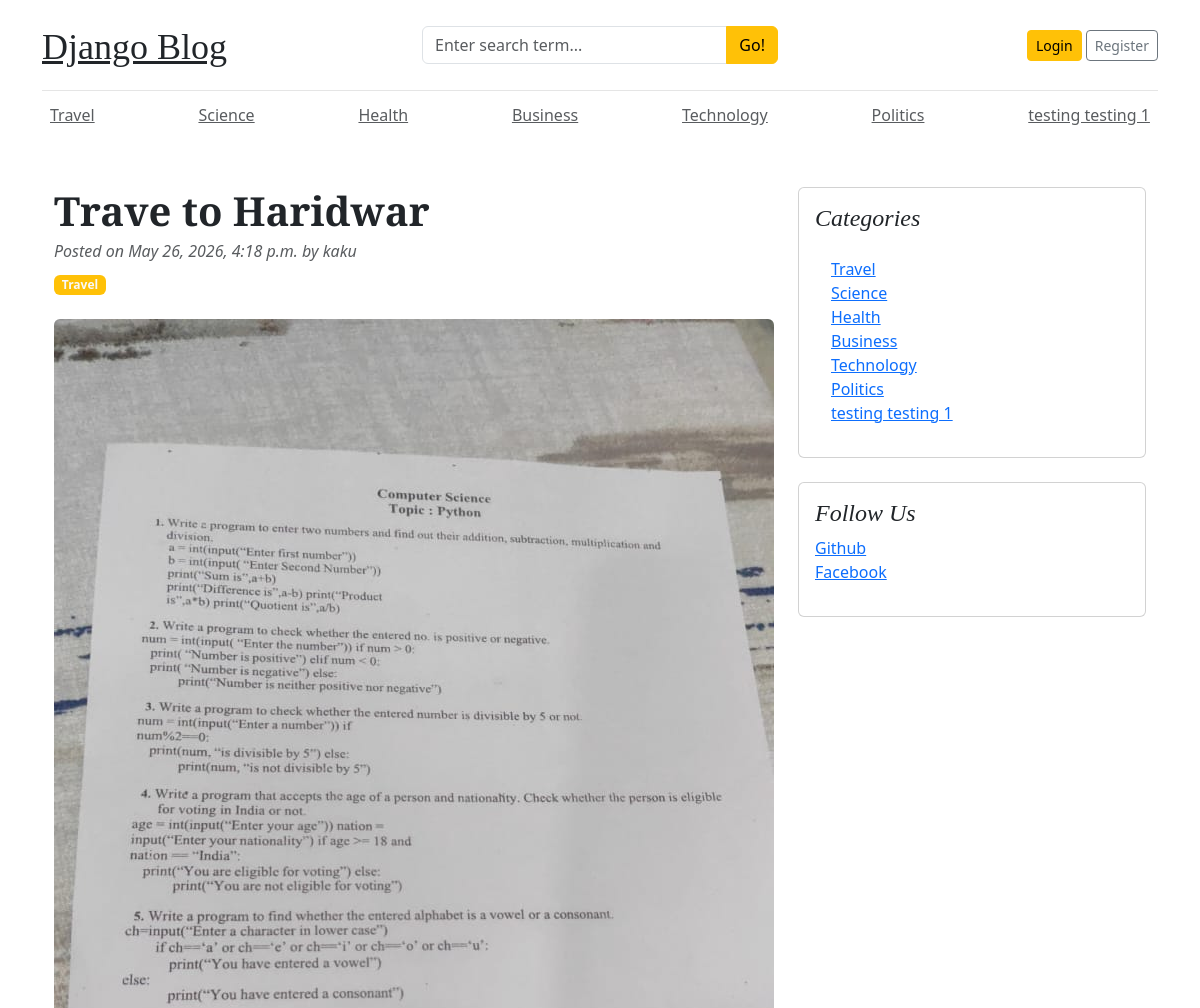
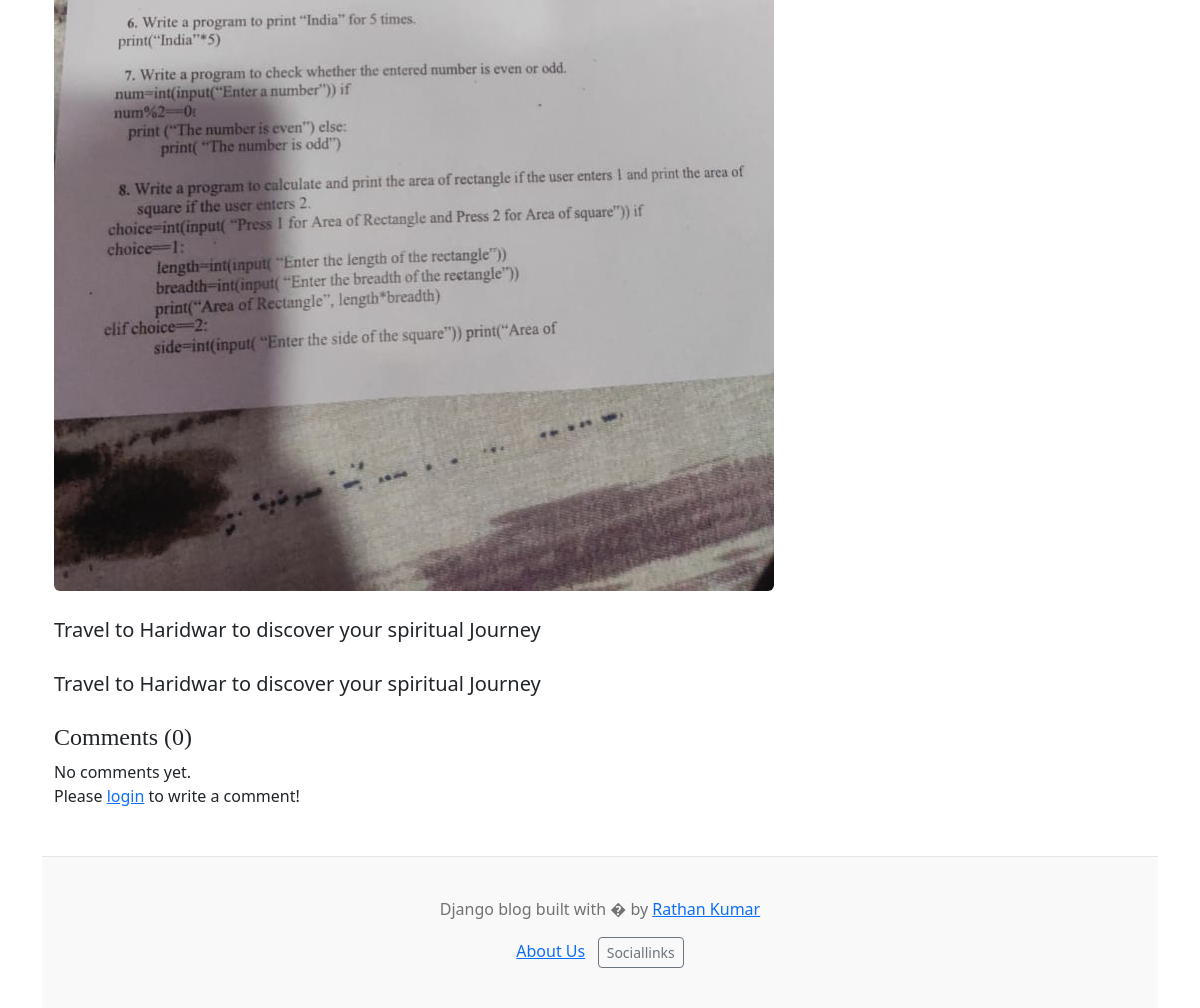
The page /trave-to-haridwar/ on the database its author committed (2 pictures, top to bottom).
### blogs/models.py (models this page shows, shortened)
class Category(models.Model):
    category_name = models.CharField(max_length=50,unique=True)
    created_at = models.DateTimeField(auto_now_add=True)
    updated_at = models.DateTimeField(auto_now=True)
    class Meta:
        verbose_name_plural = 'categories'
    def __str__(self):
        return self.category_name

class Blog(models.Model):
    title = models.CharField(max_length=100)
    slug = models.SlugField(max_length=150, unique=True, blank=True)
    category= models.ForeignKey(Category, on_delete=models.CASCADE)
    author= models.ForeignKey(User, on_delete=models.CASCADE)
    featured_image = models.ImageField(upload_to='upload/%y/%m/%d')
    short_description=models.TextField(max_length=500)
    blog_body=models.TextField(max_length=2000)
    status=models.CharField(max_length=20,choices=STATUS_CHOICES,default="Draft")
    is_featured=models.BooleanField(default=True)
    created_at=models.DateTimeField(auto_now_add=True)
    updated_at=models.DateTimeField(auto_now=True)

class SocalLink(models.Model):
    platform = models.CharField(max_length=25)
    link= models.URLField(max_length=100)
    created_at=models.DateTimeField(auto_now_add=True)
    updated_at=models.DateTimeField(auto_now=True)

### blogs/views.py (the view, shortened to what this page needs)
# urls.py: path('<slug:slug>/', BlogsView.blogs, name='blogs'),
def blogs(request,slug):
    single_blog = get_object_or_404(Blog, slug=slug, status='Published')
    social = SocalLink.objects.all()
    comments = Comment.objects.filter(blog=single_blog)
    comment_count = comments.count()
    context={
        'single_blog':single_blog,
        'social': social,
        'comments': comments,
        'comment_count': comment_count,
    }
    return render(request, 'blogs.html',context)

### blogs/context_processors.py (called while the page is built)
def get_categories(request):
    categories = Category.objects.all()
    return dict(categories=categories)

### templates/blogs.html
{% extends 'base.html' %}
{% block content %}
<div class="container mt-5">
    <div class="row">
        <div class="col-lg-8">
            <article>
                <header class="mb-4">
                    <h1 class="fw-bolder mb-1">{{ single_blog.title }}</h1>
                    <div class="text-muted fst-italic mb-2">Posted on {{ single_blog.created_at }} by {{ single_blog.author }}</div>
                    <a class="badge bg-warning text-decoration-none text-light" href="#!">{{ single_blog.category }}</a>
                </header>
                <figure class="mb-4"><img class="img-fluid rounded" src="{{ single_blog.featured_image.url }}" alt="..." /></figure>
                <section class="mb-5">
                    <p class="fs-5 mb-4">{{ single_blog.short_description }}</p>
                    <p class="fs-5 mb-4">{{ single_blog.blog_body }}</p>
                    <h4>Comments ({{ comment_count }})</h4>
                    {% if comments %}
                        {% for comment in comments %}
                            <div class="card mt-1">
                                <div class="card-body">
                                    <p class="card-text mb-0">{{ comment }}</p>
                                    <span>
                                        <small>By {{ comment.user }}</small>
                                        <small>| {{ comment.created_at | timesince }} ago</small>
                                    </span>
                                </div>
                            </div>
                        {% endfor %}
                    {% else %}
                    No comments yet.
                    {% endif %}
                    <br>
                    <div class="form-group">
                        {% if user.is_authenticated %}
                        <form action="" method="POST">
                            {% csrf_token %}
                            <div class="form-group">
                                <textarea name="comment" class="form-control" placeholder="Write your comment"></textarea>
                                <input type="submit" value="Submit" class="btn btn-primary mt-2">
                            </div>
                        </form>
                        {% else %}
                        <p>Please <span><a href="{% url 'login' %}">login</a></span> to write a comment!</p>
                        {% endif %}
                    </div>
                </section>
            </article>
        </div>
        <div class="col-lg-4">
            <div class="card mb-4 p-3">
                <h4 class="font-italic">Categories</h4>
                <div class="card-body">
                    <div class="row">
                        <div class="col-sm-6">
                            <ul class="list-unstyled mb-0">
                                {% for cat in categories %}
                                <li><a href="{% url 'blogs:posts_by_category' cat.id %}">{{ cat.category_name }}</a></li>
                                {% endfor %}
                            </ul>
                        </div>
                    </div>
                </div>
            </div>
            <div class="card mb-4 p-3">
                <h4 class="font-italic">Follow Us</h4>
                <ol class="list-unstyled">
                    {% for i in social %}
                    <li><a href="{{ i.link }}" target="_blank">{{i.platform}}</a></li>
                    {% endfor%}
                </ol>
            </div>
        </div>
    </div>
</div>
{% endblock %}

### templates/base.html (shortened to what this page needs)
{%load static%}
<!DOCTYPE html>
<html lang="en">
<head>
    <link href="https://getbootstrap.com/docs/4.0/dist/css/bootstrap.min.css" rel="stylesheet">
    <link href="{% static 'css/blog.css' %}" rel="stylesheet">
    <link href="https://cdn.jsdelivr.net/npm/bootstrap@5.3.3/dist/css/bootstrap.min.css" rel="stylesheet">
    <link rel="stylesheet" href="https://cdnjs.cloudflare.com/ajax/libs/font-awesome/4.7.0/css/font-awesome.min.css">
  </head>
<body>
    <div class="container">
      <header class="blog-header py-3">
        <div class="row flex-nowrap justify-content-between align-items-center">
          <div class="col-4 pt-1">
            <a class="blog-header-logo text-dark" href="/">Django Blog</a>
          </div>
          <div class="col-4">
            <form action="{% url 'search' %}" method="GET">
              <div class="input-group">
                <input class="form-control" type="text" name="keyword" value="{{keyword}}" placeholder="Enter search term..." aria-label="Enter search">
                <button type="submit" class="btn btn-warning" id="button-search" type="button">Go!</button>
              </div>
            </form>
          </div>
          <div class="col-4 d-flex justify-content-end align-items-center">
            {% if not user.is_authenticated %}
            <a class="btn btn-sm btn-warning" href="{% url 'login' %}">Login</a> &nbsp;
            <a class="btn btn-sm btn-outline-secondary" href="{% url 'register' %}">Register</a>
            {% else %}
            <span><a href="{% url 'dashboard' %}">Dashboard</a></span>&nbsp;
            <a class="btn btn-sm btn-warning" href="{% url 'logout' %}">Log out</a>
            {% endif %}
          </div>
        </div>
      </header>
      <div class="nav-scroller py-1 mb-2">
        <nav class="nav d-flex justify-content-between">
         {% for cat in categories %}
          <a class="p-2 text-muted" href="{% url 'blogs:posts_by_category' cat.id %}">{{cat.category_name}}</a>
          {% endfor%}
        </nav>
      </div>
        {% block content %}
        {% endblock %}
      <footer class="blog-footer">
        <p>Django blog built with � by <a href="#">Rathan Kumar</a></p>
        <a href="{% url 'about' %}">About Us</a> &nbsp;
        <a class="btn btn-sm btn-outline-secondary" href="https://www.facebook.com/w3schoolscom/">Sociallinks</a>
      </footer>
      </body>
      </html>

### blog_main/static/css/blog.css (style rules this page uses)
.blog-header { border-bottom: 1px solid #e5e5e5; }
.blog-header-logo { font-family: "Playfair Display", Georgia, "Times New Roman", serif; font-size: 2.25rem; }
h1, h2, h3, h4, h5, h6 { font-family: "Playfair Display", Georgia, "Times New Roman", serif; }
.blog-footer { padding: 2.5rem 0; color: #727272; text-align: center; background-color: #f9f9f9; border-top: .05rem solid #e5e5e5; }

### rows shown on the page
Category: category_name "Travel"
Category: category_name "Science"
Category: category_name "Health"
Category: category_name "Business"
Category: category_name "Technology"
Category: category_name "Politics"
Category: category_name "testing testing 1"
Blog: title "Trave to Haridwar", created_at "May 26, 2026, 4:18 p.m.", author "kaku", category "Travel", featured_image (picture), short_description "Travel to Haridwar to discover your spiritual Journey", blog_body "Travel to Haridwar to discover your spiritual Journey"
SocalLink: platform "Github"
SocalLink: platform "Facebook"

### other values the page prints
{{ comment_count }} "0"
